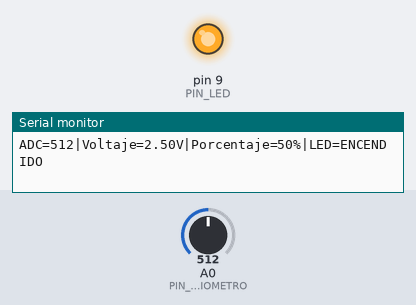
Simulated run of this sketch. Board: Arduino Uno, built with avr-gcc and run on an emulated ATmega328P. Parts: output pins drawn as LEDs (lit = HIGH), the last lines printed to the serial monitor. The test bench sets the inputs (shaded band); at power-on: A0 (PIN_POTENCIOMETRO) = 512.

Above: at 1.3 s.
1.4 s: A0 (PIN_POTENCIOMETRO) set to 497
At 1.9 s:
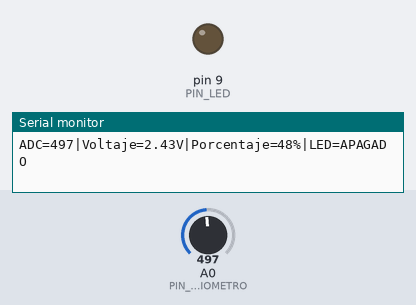
3.0 s: A0 (PIN_POTENCIOMETRO) set to 716
At 4.2 s:
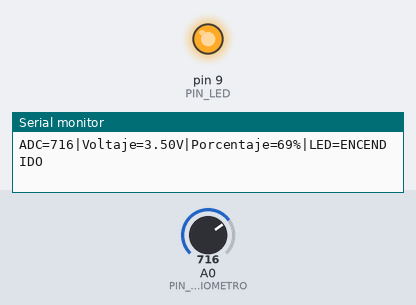
4.5 s: A0 (PIN_POTENCIOMETRO) set to 511
At 5.7 s:
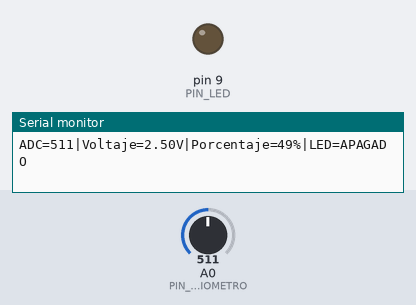
Timing chart, 0 to 7.5 s (numbered marks = the images above; inputs shaded):
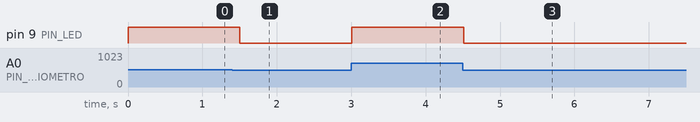

Measured:
- the behaviour switches between 512 and 511 on A0 (PIN_POTENCIOMETRO) (found by bisection; images 0 and 1)
- after the input at 1.4 s, pin 9 (PIN_LED): HIGH → LOW after 0.10 s
- after the input at 3.0 s, pin 9 (PIN_LED): LOW → HIGH at once
- after the input at 4.5 s, pin 9 (PIN_LED): HIGH → LOW at once

The sketch:

etapa4.ino
```cpp
const int PIN_POTENCIOMETRO = A0;
const int PIN_LED = 9;
const int ADC_MAX = 1023;
const float VREF = 5.0;
const int UMBRAL_LED = 50;

void leerPotenciometro(int pin, int *valorADC, float *voltaje, int *porcentaje) {
  if (valorADC == nullptr || voltaje == nullptr || porcentaje == nullptr) {
    return;
  }

  *valorADC = analogRead(pin);
  *voltaje = (*valorADC * VREF) / ADC_MAX;
  *porcentaje = (int)((long)(*valorADC) * 100L / ADC_MAX);
}

void decidirEstadoLED(int porcentaje, int umbral, int *estadoLED) {
  if (estadoLED == nullptr) return;

  if (porcentaje >= umbral) {
    *estadoLED = HIGH;
  } else {
    *estadoLED = LOW;
  }
}

void aplicarEstadoLED(int pinLED, int estadoLED) {
  digitalWrite(pinLED, estadoLED);
}

void mostrarDatos(int valorADC, float voltaje, int porcentaje, int estadoLED) {
  Serial.print("ADC=");
  Serial.print(valorADC);
  Serial.print("|Voltaje=");
  Serial.print(voltaje, 2);
  Serial.print("V");
  Serial.print("|Porcentaje=");
  Serial.print(porcentaje);
  Serial.print("%");
  Serial.print("|LED=");

  if (estadoLED == HIGH) {
    Serial.println("ENCENDIDO");
  } else {
    Serial.println("APAGADO");
  }
}

void setup() {
  Serial.begin(9600);
  pinMode(PIN_LED, OUTPUT);
}

void loop() {
  int valorADC = 0;
  float voltaje = 0.0;
  int porcentaje = 0;
  int estadoLED = LOW;

  leerPotenciometro(PIN_POTENCIOMETRO, &valorADC, &voltaje, &porcentaje);
  decidirEstadoLED(porcentaje, UMBRAL_LED, &estadoLED);
  aplicarEstadoLED(PIN_LED, estadoLED);

  mostrarDatos(valorADC, voltaje, porcentaje, estadoLED);

  delay(500);
}
```
